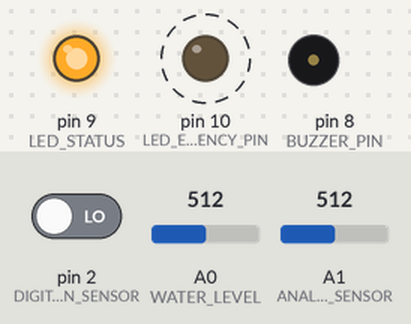
This sketch was run on a simulated Arduino Uno, built with avr-gcc and run on an emulated ATmega328P. Parts: output pins drawn as LEDs (lit = HIGH), buzzer (waves = sounding, pin HIGH). Dashed ring = blinking. Inputs (shaded band) come from the test bench; at power-on: pin 2 (DIGITAL_RAIN_SENSOR) LOW, A0 (WATER_LEVEL) = 512, A1 (ANALOG_RAIN_SENSOR) = 512. Sleep ends after the set time or at an interrupt; what the sketch prints to the serial monitor is not drawn.

Above: at 2.23 s.
2.7 s: pin 2 (DIGITAL_RAIN_SENSOR) driven HIGH
At 4.0 s:
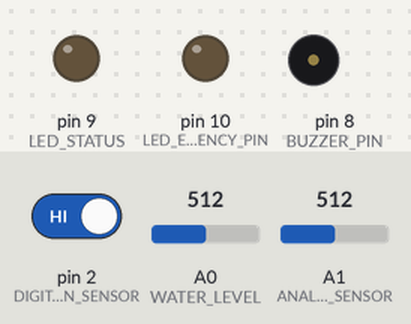
4.3 s: pin 2 (DIGITAL_RAIN_SENSOR) driven LOW
At 4.41 s:
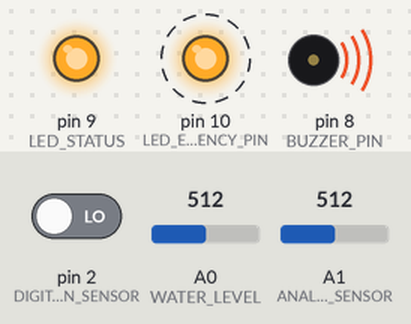
7.3 s: A0 (WATER_LEVEL) set to 490
At 8.7 s:
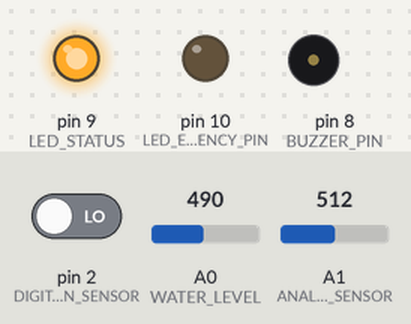
10.3 s: A1 (ANALOG_RAIN_SENSOR) set to 106
13.1 s: A1 (ANALOG_RAIN_SENSOR) set to 91
Timing chart, 0 to 16.1 s (numbered marks = the images above; inputs shaded):
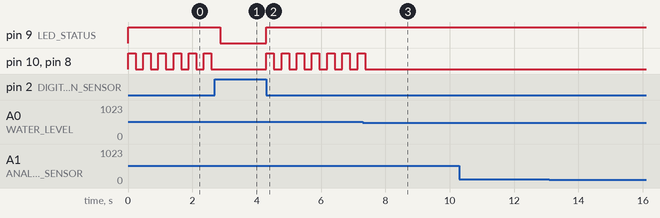

Measured:
- the behaviour switches between 501 and 500 on A0 (WATER_LEVEL) (found by bisection; images 2 and 3)
- after the input at 2.7 s, pin 9 (LED_STATUS): HIGH → LOW after 0.17 s; pin 10 (LED_EMERGENCY_PIN), pin 8 (BUZZER_PIN): stops changing and stays LOW
- after the input at 4.3 s, pin 9 (LED_STATUS): LOW → HIGH at once; pin 10 (LED_EMERGENCY_PIN), pin 8 (BUZZER_PIN): alternates HIGH for 0.23 s and LOW for 0.24 s, starting at once
- after the input at 7.3 s, pin 10 (LED_EMERGENCY_PIN), pin 8 (BUZZER_PIN): goes on until 7.4 s, then stays LOW
- after the input at 10.3 s, every drawn part: stays the same
- after the input at 13.1 s, every drawn part: stays the same
- by itself, pin 10 (LED_EMERGENCY_PIN), pin 8 (BUZZER_PIN): alternates HIGH for 0.23 s and LOW for 0.24 s

The sketch:

alarm_banjir.ino
```cpp
#define WATER_LEVEL A0
#define ANALOG_RAIN_SENSOR A1
#define DIGITAL_RAIN_SENSOR 2

#define BUZZER_PIN 8
#define LED_STATUS 9
#define LED_EMERGENCY_PIN 10

#include <avr/sleep.h>

volatile int water_level, rain_value;

void setup() {
  Serial.begin(9600);

  pinMode(WATER_LEVEL, INPUT);
  pinMode(ANALOG_RAIN_SENSOR, INPUT);
  pinMode(DIGITAL_RAIN_SENSOR, INPUT);
  pinMode(BUZZER_PIN, OUTPUT);
  pinMode(LED_STATUS, OUTPUT);
  pinMode(LED_EMERGENCY_PIN, OUTPUT);


  attachInterrupt(digitalPinToInterrupt(DIGITAL_RAIN_SENSOR), wakeUp, LOW);

}

void loop() {
  bool rainState = digitalRead(DIGITAL_RAIN_SENSOR);

  if(rainState){
    Serial.print("Hujan Tidak Terdeteksi, Memasuki Mode Sleep");
    digitalWrite(LED_STATUS, LOW); delay(500);
    enterSleepMode();
  }else{
    Serial.print("Hujan Terdeteksi");
  }
}

void enterSleepMode() {
  set_sleep_mode(SLEEP_MODE_PWR_DOWN);
  sleep_enable();
  sleep_cpu();
  sleep_disable();
}

void wakeUp() {
  water_level = analogRead(WATER_LEVEL);
  rain_value = analogRead(ANALOG_RAIN_SENSOR);
  digitalWrite(LED_STATUS, HIGH);

  Serial.print(water_level);
  Serial.print(" # ");
  Serial.println(rain_value);
  delay(100);

  if(water_level > 500){
    digitalWrite(BUZZER_PIN, HIGH);
    digitalWrite(LED_EMERGENCY_PIN, HIGH);
    delay(50000);
    digitalWrite(BUZZER_PIN, LOW);
    digitalWrite(LED_EMERGENCY_PIN, LOW);
    delay(50000);
  } else {
    digitalWrite(BUZZER_PIN, LOW);
    digitalWrite(LED_EMERGENCY_PIN, LOW);
  }
}
```
